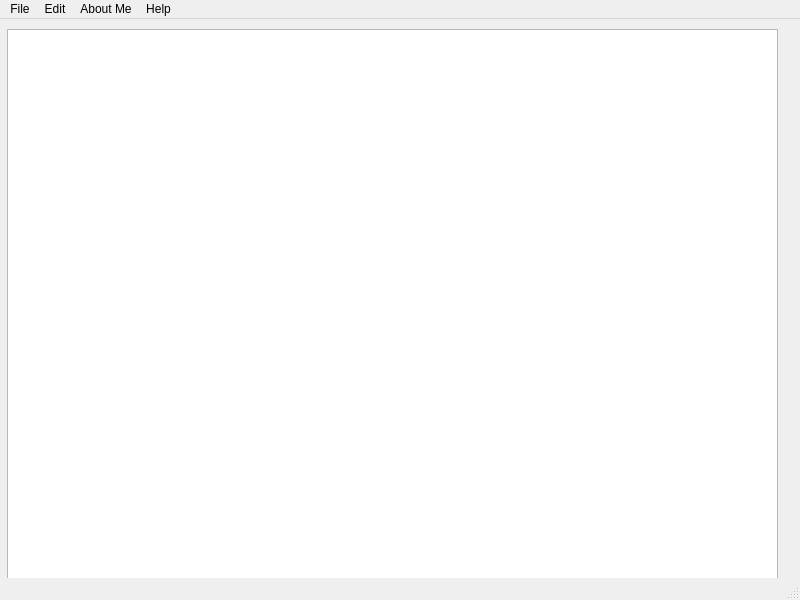
<?xml version="1.0" encoding="UTF-8"?>
<ui version="4.0">
 <class>MainWindow</class>
 <widget class="QMainWindow" name="MainWindow">
  <property name="geometry">
   <rect>
    <x>0</x>
    <y>0</y>
    <width>800</width>
    <height>600</height>
   </rect>
  </property>
  <property name="windowTitle">
   <string>MainWindow</string>
  </property>
  <widget class="QWidget" name="centralwidget">
   <widget class="QTextEdit" name="textEdit">
    <property name="geometry">
     <rect>
      <x>7</x>
      <y>10</y>
      <width>771</width>
      <height>581</height>
     </rect>
    </property>
   </widget>
  </widget>
  <widget class="QMenuBar" name="menubar">
   <property name="geometry">
    <rect>
     <x>0</x>
     <y>0</y>
     <width>800</width>
     <height>39</height>
    </rect>
   </property>
   <widget class="QMenu" name="menuFile">
    <property name="title">
     <string>File</string>
    </property>
    <addaction name="actionSave"/>
   </widget>
   <widget class="QMenu" name="menuEdit">
    <property name="title">
     <string>Edit</string>
    </property>
    <addaction name="actionBold"/>
    <addaction name="actionUnbold"/>
    <addaction name="separator"/>
    <addaction name="actionSuperscript"/>
    <addaction name="actionSubscript"/>
    <addaction name="actionBack_to_normal"/>
   </widget>
   <widget class="QMenu" name="menuAbout_Me">
    <property name="title">
     <string>About Me</string>
    </property>
    <addaction name="actionView_Resume"/>
   </widget>
   <widget class="QMenu" name="menuHelp">
    <property name="title">
     <string>Help</string>
    </property>
    <addaction name="actionNeed_Help"/>
   </widget>
   <addaction name="menuFile"/>
   <addaction name="menuEdit"/>
   <addaction name="menuAbout_Me"/>
   <addaction name="menuHelp"/>
  </widget>
  <widget class="QStatusBar" name="statusbar"/>
  <action name="actionSave">
   <property name="text">
    <string>Save</string>
   </property>
  </action>
  <action name="actionBold">
   <property name="text">
    <string>Bold</string>
   </property>
  </action>
  <action name="actionUnbold">
   <property name="text">
    <string>Unbold</string>
   </property>
  </action>
  <action name="actionSuperscript">
   <property name="text">
    <string>Superscript</string>
   </property>
  </action>
  <action name="actionSubscript">
   <property name="text">
    <string>Subscript</string>
   </property>
  </action>
  <action name="actionView_Resume">
   <property name="text">
    <string>View Resume</string>
   </property>
  </action>
  <action name="actionNeed_Help">
   <property name="text">
    <string>Need Help?</string>
   </property>
  </action>
  <action name="actionBack_to_normal">
   <property name="text">
    <string>Back to normal</string>
   </property>
  </action>
 </widget>
 <resources/>
 <connections/>
</ui>
